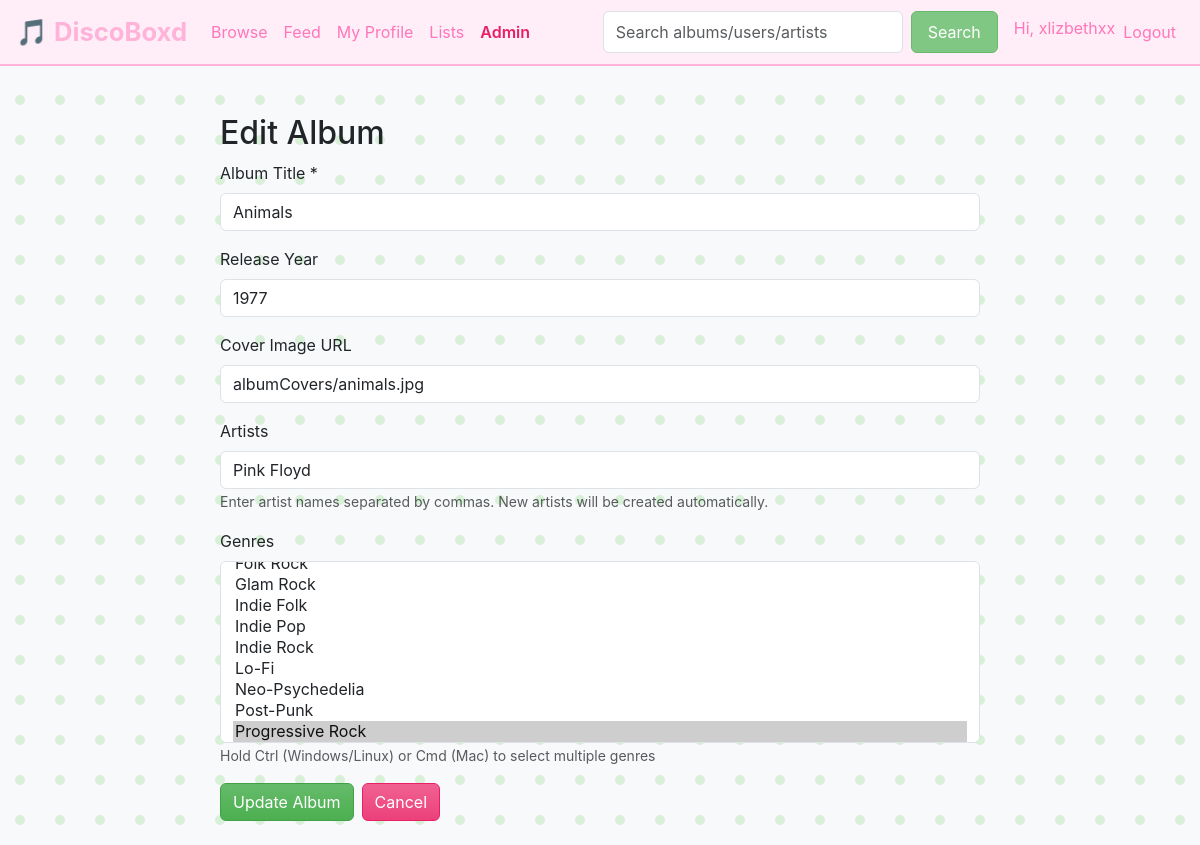
The page /admin/album/9/edit (signed in) on the database its author committed.
### tables this page shows
CREATE TABLE albums (
    id INTEGER PRIMARY KEY AUTOINCREMENT,
    title TEXT NOT NULL,
    release_year INTEGER,
    cover_image TEXT
);

CREATE TABLE artists (
    id INTEGER PRIMARY KEY AUTOINCREMENT,
    name TEXT NOT NULL,
    artist_bio TEXT
);

### app.py (the view, shortened to what this page needs)
@app.route('/admin/album/<int:album_id>/edit', methods=['GET', 'POST'])
def admin_edit_album(album_id):
    if not admin_required():
        return redirect(url_for('albums'))
    conn = connect_db()
    cur = conn.cursor()
    cur.execute("SELECT * FROM albums WHERE id = ?;", (album_id,))
    album = cur.fetchone()
    if not album:
        conn.close()
        return 'Album not found', 404
    cur.execute("""
        SELECT ar.name
        FROM artists ar
        JOIN album_artists aa ON ar.id = aa.artist_id
        WHERE aa.album_id = ?;
    """, (album_id,))
    current_artists = cur.fetchall()
    current_artists_str = ', '.join([a['name'] for a in current_artists])
    cur.execute("""
        SELECT g.id
        FROM genres g
        JOIN album_genres ag ON g.id = ag.genre_id
        WHERE ag.album_id = ?;
    """, (album_id,))
    current_genre_ids = [g['id'] for g in cur.fetchall()]
    cur.execute("SELECT id, name FROM genres ORDER BY name ASC;")
    all_genres = cur.fetchall()
    conn.close()
    return render_template('admin_edit_album.html',
                         album=album,
                         current_artists=current_artists_str,
                         current_genre_ids=current_genre_ids,
                         all_genres=all_genres)

### app.py (called while the page is built)
def connect_db():
    conn = sqlite3.connect(DB_PATH)
    conn.row_factory = sqlite3.Row
    return conn

def admin_required():
    if not session.get("is_admin"):
        return False
    return True

### templates/admin_edit_album.html
{% extends "layout.html" %}
{% block content %}
<div class="container mt-4">
    <div class="row justify-content-center">
        <div class="col-md-8">
            <h2>Edit Album</h2>
            <form method="POST" action="{{ url_for('admin_edit_album', album_id=album['id']) }}">
                <div class="mb-3">
                    <label for="title" class="form-label">Album Title *</label>
                    <input type="text" class="form-control" id="title" name="title"
                           value="{{ album['title'] }}" required>
                </div>
                <div class="mb-3">
                    <label for="release_year" class="form-label">Release Year</label>
                    <input type="number" class="form-control" id="release_year" name="release_year"
                           value="{{ album['release_year'] if album['release_year'] else '' }}"
                           placeholder="e.g., 2024" min="1900" max="2100">
                </div>
                <div class="mb-3">
                    <label for="cover_image" class="form-label">Cover Image URL</label>
                    <input type="text" class="form-control" id="cover_image" name="cover_image"
                           value="{{ album['cover_image'] if album['cover_image'] else '' }}"
                           placeholder="albumCover/dog.jpg">
                </div>
                <div class="mb-3">
                    <label for="artists" class="form-label">Artists</label>
                    <input type="text" class="form-control" id="artists" name="artists"
                           value="{{ current_artists }}"
                           placeholder="e.g., The Beatles, John Lennon">
                    <small class="form-text text-muted">Enter artist names separated by commas. New artists will be created automatically.</small>
                </div>
                <div class="mb-3">
                    <label for="genres" class="form-label">Genres</label>
                    <select multiple class="form-select" id="genres" name="genres" size="8">
                        {% for genre in all_genres %}
                        <option value="{{ genre['id'] }}"
                                {% if genre['id'] in current_genre_ids %}selected{% endif %}>
                            {{ genre['name'] }}
                        </option>
                        {% endfor %}
                    </select>
                    <small class="form-text text-muted">Hold Ctrl (Windows/Linux) or Cmd (Mac) to select multiple genres</small>
                </div>
                <div class="d-flex gap-2">
                    <button type="submit" class="btn btn-primary">Update Album</button>
                    <a href="{{ url_for('admin_dashboard') }}" class="btn btn-secondary">Cancel</a>
                </div>
            </form>
        </div>
    </div>
</div>
{% endblock %}

### static/styles.css (style rules this page uses)
body { background-color: #ff82c2; background-attachment: fixed; font-family: 'Inter', Arial, sans-serif; }
.container { max-width: 1200px; }
.btn-primary { background: linear-gradient(180deg, #66bb6a, #4caf50); border-color: #43a047; }
.btn-secondary { background: linear-gradient(180deg, #f06292, #ec407a); border-color: #e91e63; }
a { color: #66bb6a; }

### rows shown on the page
albums: title "Animals", release_year "1977", cover_image "albumCovers/animals.jpg"
artists: artists "Pink Floyd"

### other values the page prints
{{ session["username"] }} "xlizbethxx"
form field genres "Glam Rock / Indie Folk / Indie Pop / Indie Rock / Lo-Fi / Neo-Psychedelia / Post-Punk / Progressive Rock ☑"
